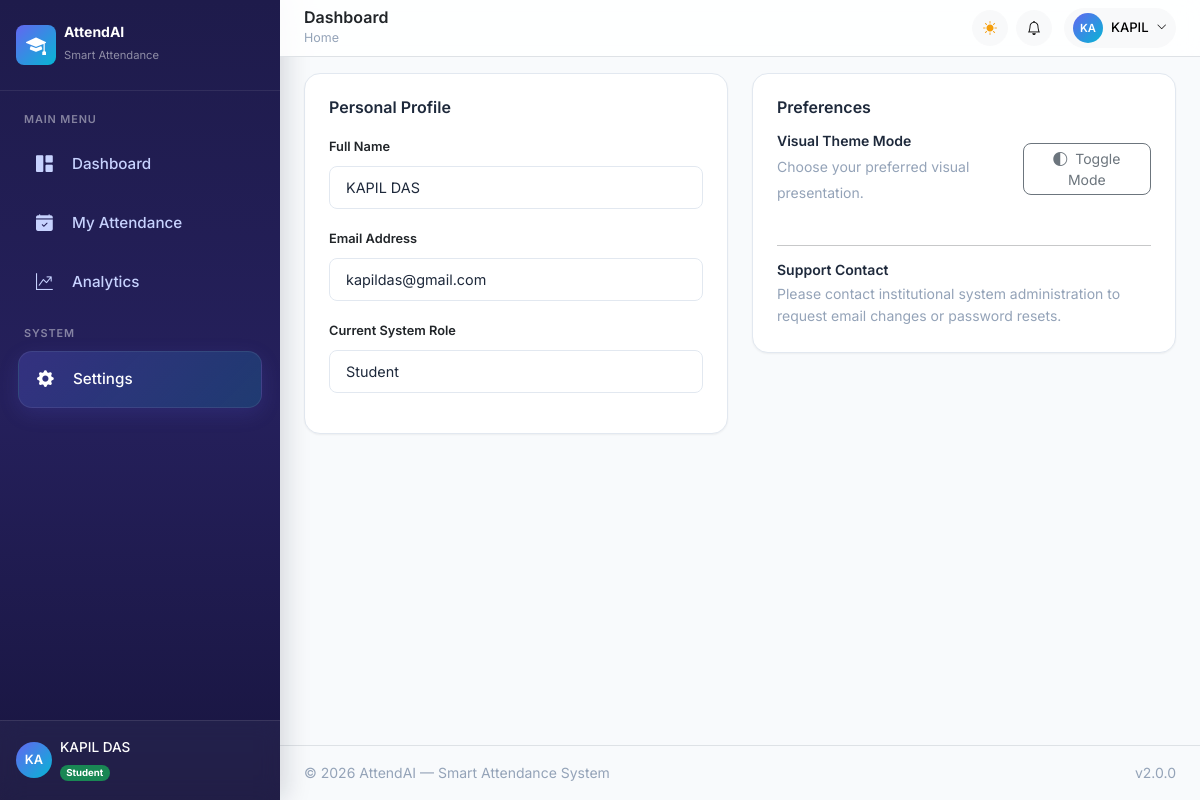
/settings/ (signed in), run on the app's committed database.
### app/models/user.py (models this page shows, shortened)
class User(UserMixin, db.Model):
    __tablename__ = 'users'
    id = db.Column(db.Integer, primary_key=True)
    email = db.Column(db.String(120), unique=True, nullable=False, index=True)
    password_hash = db.Column(db.String(256), nullable=False)
    full_name = db.Column(db.String(100), nullable=False)
    phone = db.Column(db.String(20), nullable=True)
    avatar = db.Column(db.String(255), nullable=True)
    role = db.Column(db.String(20), nullable=False, default='teacher') # 'admin', 'teacher', 'student'
    is_active = db.Column(db.Boolean, default=True, nullable=False)
    created_at = db.Column(db.DateTime, default=datetime.utcnow, nullable=False)
    last_login = db.Column(db.DateTime, nullable=True)
    theme_preference = db.Column(db.String(10), default='light', nullable=False)

### app/blueprints/settings.py (the view)
@settings_bp.route('/')
@login_required
def index():
    return render_template('settings/index.html')

### app/blueprints/auth.py (called while the page is built)
@login_manager.user_loader
def load_user(user_id):
    return User.query.get(int(user_id))

### app/services/notification_service.py (called while the page is built)
def get_unread_count(user_id):
    return Notification.query.filter_by(user_id=user_id, is_read=False).count()

### app/templates/settings/index.html (shortened to what this page needs)
{% extends "base.html" %}
{% block content %}
<div class="row g-4">
    <div class="col-md-6">
        <div class="card p-4">
            <h5 class="fw-semibold mb-3">Personal Profile</h5>
            <div class="mb-3">
                <label class="form-label" style="font-size:0.8rem; font-weight:600;">Full Name</label>
                <input type="text" class="form-control" value="{{ current_user.full_name }}" readonly>
            </div>
            <div class="mb-3">
                <label class="form-label" style="font-size:0.8rem; font-weight:600;">Email Address</label>
                <input type="email" class="form-control" value="{{ current_user.email }}" readonly>
            </div>
            <div class="mb-3">
                <label class="form-label" style="font-size:0.8rem; font-weight:600;">Current System Role</label>
                <input type="text" class="form-control text-capitalize" value="{{ current_user.role }}" readonly>
            </div>
        </div>
    </div>
    <div class="col-md-6">
        <div class="card p-4">
            <h5 class="fw-semibold mb-3">Preferences</h5>
            <div class="mb-4 d-flex justify-content-between align-items-center">
                <div>
                    <h6 class="mb-1 fw-semibold">Visual Theme Mode</h6>
                    <small class="text-muted">Choose your preferred visual presentation.</small>
                </div>
                <button class="btn btn-outline-secondary btn-sm px-3 rounded-3" onclick="toggleTheme()">
                    <i class="bi bi-circle-half me-1"></i> Toggle Mode
                </button>
            </div>
            <hr class="my-3">
            <h6 class="mb-1 fw-semibold">Support Contact</h6>
            <p class="text-muted small">Please contact institutional system administration to request email changes or password resets.</p>
        </div>
    </div>
</div>
{% endblock %}

### app/templates/components/sidebar.html (shortened to what this page needs)
<aside class="app-sidebar" id="appSidebar">
    <div class="sidebar-brand d-flex align-items-center gap-2 px-3 py-4">
        <div class="brand-icon d-flex align-items-center justify-content-center rounded-3" style="width:40px;height:40px;background:linear-gradient(135deg,#6366f1,#06b6d4);">
            <i class="bi bi-mortarboard-fill text-white fs-5"></i>
        </div>
        <div class="brand-text">
            <h6 class="mb-0 text-white fw-bold">AttendAI</h6>
            <small class="text-white-50" style="font-size:0.7rem;">Smart Attendance</small>
        </div>
    </div>
    <nav class="sidebar-nav flex-grow-1 px-2 py-2">
        <div class="nav-section">
            <span class="nav-section-label text-uppercase text-white-50 px-3 mb-2 d-block" style="font-size:0.65rem;letter-spacing:0.08em;">Main Menu</span>
            {% if current_user.role == 'admin' %}
            <a href="{{ url_for('admin.dashboard') }}" class="sidebar-link {{ 'active' if request.endpoint == 'admin.dashboard' }}">
                <i class="bi bi-grid-1x2-fill"></i><span>Dashboard</span>
            </a>
            <a href="{{ url_for('admin.departments') }}" class="sidebar-link {{ 'active' if request.endpoint == 'admin.departments' }}">
                <i class="bi bi-building"></i><span>Departments</span>
            </a>
            <a href="{{ url_for('admin.programs') }}" class="sidebar-link {{ 'active' if request.endpoint == 'admin.programs' }}">
                <i class="bi bi-journal-bookmark-fill"></i><span>Programs</span>
            </a>
            <a href="{{ url_for('admin.semesters') }}"
                class="sidebar-link {{ 'active' if request.endpoint == 'admin.semesters' }}">
                <i class="bi bi-calendar3"></i>
                <span>Semesters</span>
            </a>
            <a href="{{ url_for('admin.sections') }}"
                class="sidebar-link {{ 'active' if request.endpoint == 'admin.sections' }}">
                <i class="bi bi-grid-3x3-gap-fill"></i>
                <span>Sections</span>
            </a>
            <a href="{{ url_for('admin.subjects') }}" class="sidebar-link {{ 'active' if request.endpoint == 'admin.subjects' }}">
                <i class="bi bi-book-half"></i><span>Subjects</span>
            </a>
            <a href="{{ url_for('admin.assignments') }}"class="sidebar-link {{ 'active' if request.endpoint == 'admin.assignments' }}">
                <i class="bi bi-diagram-3-fill"></i>
                <span>Assignments</span>
            </a>
            <a href="{{ url_for('admin.teachers') }}" class="sidebar-link {{ 'active' if request.endpoint == 'admin.teachers' }}">
                <i class="bi bi-person-workspace"></i><span>Teachers</span>
            </a>
            </a>
            <a href="{{ url_for('analytics.dashboard') }}" class="sidebar-link {{ 'active' if request.endpoint == 'analytics.dashboard' }}">
                <i class="bi bi-graph-up-arrow"></i><span>Analytics</span>
            </a>
            <a href="{{ url_for('reports.index') }}" class="sidebar-link {{ 'active' if request.endpoint == 'reports.index' }}">
                <i class="bi bi-file-earmark-bar-graph"></i><span>Reports</span>
            </a>
            <span class="nav-section-label text-uppercase text-white-50 px-3 mt-3 mb-2 d-block" style="font-size:0.65rem;letter-spacing:0.08em;">System</span>
            <a href="{{ url_for('admin.bulk_import') }}" class="sidebar-link {{ 'active' if request.endpoint == 'admin.bulk_import' }}">
                <i class="bi bi-cloud-upload-fill"></i><span>Bulk Import</span>
            </a>
            <a href="{{ url_for('settings.index') }}" class="sidebar-link {{ 'active' if request.endpoint == 'settings.index' }}">
                <i class="bi bi-gear-fill"></i><span>Settings</span>
            </a>
            {% elif current_user.role == 'student' %}
            <a href="{{ url_for('student_bp.dashboard') }}" class="sidebar-link {{ 'active' if request.endpoint == 'student_bp.dashboard' }}">
                <i class="bi bi-grid-1x2-fill"></i><span>Dashboard</span>
            </a>
            <a href="{{ url_for('student_bp.attendance') }}" class="sidebar-link {{ 'active' if request.endpoint == 'student_bp.attendance' }}">
                <i class="bi bi-calendar-check-fill"></i><span>My Attendance</span>
            </a>
            <a href="{{ url_for('student_bp.analytics') }}" class="sidebar-link {{ 'active' if request.endpoint == 'student_bp.analytics' }}">
                <i class="bi bi-graph-up-arrow"></i><span>Analytics</span>
            </a>
            <span class="nav-section-label text-uppercase text-white-50 px-3 mt-3 mb-2 d-block" style="font-size:0.65rem;letter-spacing:0.08em;">System</span>
            <a href="{{ url_for('settings.index') }}" class="sidebar-link {{ 'active' if request.endpoint == 'settings.index' }}">
                <i class="bi bi-gear-fill"></i><span>Settings</span>
            </a>
            {% endif %}
        </div>
    </nav>
    <div class="sidebar-user px-3 py-3 border-top border-white border-opacity-10">
        <div class="d-flex align-items-center gap-2">
            <div class="user-avatar d-flex align-items-center justify-content-center rounded-circle flex-shrink-0" style="width:36px;height:36px;background:linear-gradient(135deg,#6366f1,#06b6d4);font-size:0.8rem;font-weight:600;color:#fff;">
                {{ current_user.full_name[:2]|upper if current_user.full_name else 'U' }}
            </div>
            <div class="overflow-hidden">
                <div class="text-white text-truncate fw-medium" style="font-size:0.85rem;">{{ current_user.full_name or 'User' }}</div>
                <span class="badge rounded-pill {% if current_user.role == 'admin' %}bg-primary{% elif current_user.role == 'teacher' %}bg-info{% else %}bg-success{% endif %}" style="font-size:0.6rem;">
                    {{ current_user.role|capitalize }}
                </span>
            </div>
        </div>
    </div>
</aside>

### app/templates/components/navbar.html (shortened to what this page needs)
<header class="app-navbar sticky-top bg-white border-bottom px-4 py-2 d-flex align-items-center justify-content-between" style="z-index:1020;backdrop-filter:blur(12px);background:rgba(255,255,255,0.85)!important;">
    <div class="d-flex align-items-center gap-3">
        <div>
            <h5 class="mb-0 fw-semibold text-dark">{% block page_title %}Dashboard{% endblock %}</h5>
            <nav aria-label="breadcrumb" class="d-none d-md-block">
                <ol class="breadcrumb mb-0" style="font-size:0.78rem;">
                    <li class="breadcrumb-item"><a href="#" class="text-decoration-none text-muted">Home</a></li>
                </ol>
            </nav>
        </div>
    </div>
    <div class="d-flex align-items-center gap-2">
        <button class="btn btn-light btn-sm rounded-circle d-flex align-items-center justify-content-center" style="width:36px;height:36px;" onclick="toggleTheme()" id="themeToggleBtn" aria-label="Toggle theme">
            <i class="bi bi-sun-fill text-warning" id="themeIcon"></i>
        </button>
        <div class="dropdown">
            <button class="btn btn-light btn-sm rounded-circle d-flex align-items-center justify-content-center position-relative" style="width:36px;height:36px;" data-bs-toggle="dropdown" data-bs-auto-close="outside" aria-expanded="false" aria-label="Notifications">
                <i class="bi bi-bell"></i>
            </button>
        </div>
        <div class="dropdown ms-1">
            <button class="btn btn-light btn-sm rounded-pill d-flex align-items-center gap-2 px-2 py-1" data-bs-toggle="dropdown" aria-expanded="false">
                <div class="d-flex align-items-center justify-content-center rounded-circle" style="width:30px;height:30px;background:linear-gradient(135deg,#6366f1,#06b6d4);font-size:0.7rem;font-weight:600;color:#fff;">
                    {{ current_user.full_name[:2]|upper if current_user.full_name else 'U' }}
                </div>
                <span class="d-none d-md-inline fw-medium" style="font-size:0.82rem;">{{ current_user.full_name.split(' ')[0] if current_user.full_name else 'User' }}</span>
                <i class="bi bi-chevron-down" style="font-size:0.65rem;"></i>
            </button>
        </div>
    </div>
</header>

### app/static/css/main.css (style rules this page uses)
:root { --primary: #6366f1; --primary-rgb: 99, 102, 241; --primary-light: #818cf8; --primary-dark: #4f46e5; --primary-darker: #3730a3; --accent: #06b6d4; --accent-rgb: 6, 182, 212; --accent-light: #22d3ee; --success: #10b981; --success-rgb: 16, 185, 129; --warning: #f59e0b; --warning-rgb: 245, 158, 11; --danger: #ef4444; --danger-rgb: 239, 68, 68; --bg-primary: #f8fafc; --bg-secondary: #f1f5f9; --bg-card: #ffffff; --bg-sidebar: #1e1b4b; --bg-sidebar-hover: #312e81; --bg-sidebar-active: #3730a3; --text-primary: #1e293b; --text-secondary: #64748b; --text-muted: #94a3b8; --text-sidebar: #c7d2fe; --text-sidebar-active: #ffffff; --border-color: #e2e8f0; --border-light: #f1f5f9; --shadow-sm: 0 1px 2px rgba(0, 0, 0, 0.05); --shadow-md: 0 4px 6px -1px rgba(0, 0, 0, 0.1), 0 2px 4px -2px rgba(0, 0, 0, 0.1); --shadow-lg: 0 10px 15px -3px rgba(0, 0, 0, 0.1), 0 4px 6px -4px rgba(0, 0, 0, 0.1); --shadow-xl: 0 20px 25px -5px rgba(0, 0, 0, 0.1), 0 8px 10px -6px rgba(0, 0, 0, 0.1); --radius-sm: 8px; --radius-md: 12px; --radius-lg: 16px; --radius-xl: 24px; --glass-bg: rgba(255, 255, 255, 0.7); --glass-border: rgba(255, 255, 255, 0.3); --transition-fast: 150ms ease; --transition-base: 250ms ease; --transition-slow: 350ms ease; --font-sans: 'Inter', -apple-system, BlinkMacSystemFont, 'Segoe UI', sans-serif; --font-mono: 'JetBrains Mono', monospace; --sidebar-width: 280px; --sidebar-collapsed-width: 80px; --navbar-height: 70px; }
*, *::before, *::after { box-sizing: border-box; margin: 0; padding: 0; }
html { scroll-behavior: smooth; font-size: 16px; }
body { font-family: var(--font-sans); background: var(--bg-primary); color: var(--text-primary); line-height: 1.6; transition: background var(--transition-base), color var(--transition-base); -webkit-font-smoothing: antialiased; -moz-osx-font-smoothing: grayscale; }
a { color: var(--primary); text-decoration: none; transition: color var(--transition-fast); }
button { font-family: inherit; }
.app-body { display: flex; min-height: 100vh; }
.sidebar-brand { padding: 24px 20px; display: flex; align-items: center; gap: 12px; border-bottom: 1px solid rgba(255, 255, 255, 0.1); flex-shrink: 0; }
.sidebar-nav { flex: 1; padding: 16px 12px; overflow-y: auto; }
.sidebar-user { display: flex; align-items: center; gap: 12px; }
h5 { font-size: 1rem; font-weight: 600; color: var(--text-primary); }
h6 { font-size: 0.875rem; font-weight: 600; color: var(--text-primary); }
p { margin-bottom: 1rem; }
p:last-child { margin-bottom: 0; }
.text-muted { color: var(--text-muted) !important; }
.text-warning { color: var(--warning) !important; }
small, .text-sm { font-size: 0.875rem; }
* { scrollbar-width: thin; scrollbar-color: rgba(var(--primary-rgb), 0.3) transparent; }
.d-flex { display: flex; }
.d-none { display: none; }
.d-block { display: block; }
.overflow-hidden { overflow: hidden; }
.position-relative { position: relative; }
.app-sidebar { width: var(--sidebar-width); background: linear-gradient( 180deg, #1e1b4b 0%, #25205c 50%, #18153f 100% ); height: 100vh; position: fixed; left: 0; top: 0; z-index: 1000; display: flex; flex-direction: column; box-shadow: 6px 0 24px rgba(15, 23, 42, 0.15); }
.sidebar-brand { border-bottom: 1px solid rgba(255,255,255,0.08); min-height: 80px; }
.sidebar-nav { flex: 1; overflow-y: auto !important; overflow-x: hidden; min-height: 0; padding-top: 8px; }
.sidebar-link { display: flex; align-items: center; gap: 14px; color: var(--text-sidebar); padding: 14px 18px; margin: 4px 10px; border-radius: 14px; font-size: 0.95rem; font-weight: 500; transition: all 0.25s ease; text-decoration: none; }
.sidebar-link i { width: 22px; font-size: 1.05rem; flex-shrink: 0; }
.sidebar-link span { white-space: nowrap; }
.sidebar-link.active { background: linear-gradient( 135deg, rgba(99,102,241,0.25), rgba(6,182,212,0.18) ); color: #fff; border: 1px solid rgba(255,255,255,0.08); box-shadow: 0 6px 20px rgba(99,102,241,0.15); }
.nav-section-label { color: rgba(255,255,255,0.45) !important; font-size: 0.68rem !important; font-weight: 600; margin-top: 12px; }
.sidebar-user { background: rgba(255,255,255,0.04); backdrop-filter: blur(10px); }

### data on the page
User: full_name "KA", full_name "KAPIL DAS", role "Student", full_name "KAPIL", email "kapildas@gmail.com", role "student"
